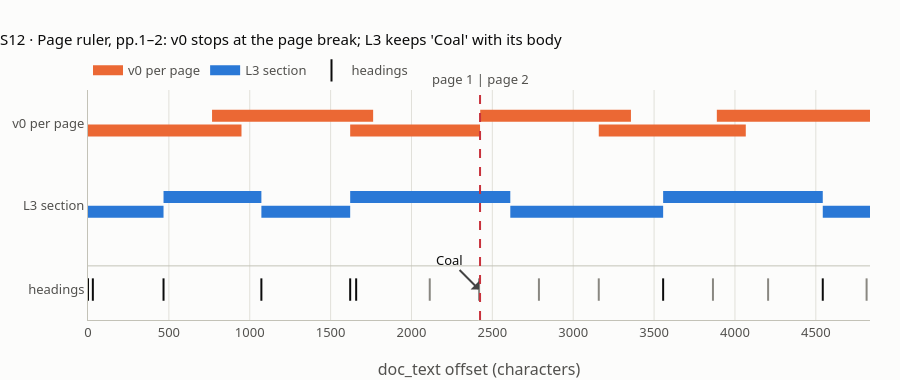

The notebook cell saved with this chart:
### Markdown cell above
## 12 · Containment: what each arm keeps together

**What this verifies** (lesson `#s1` and `#s10`; I2_FACTS S12).
- **"Coal"** (the heading at the end of page 1) and its first body line (top of page 2): in one chunk under L3 (chunk 3, pages 1–2), never under v0.
- **The PPP sentence** at doc `[26866, 26997)`, cut by the 12→13 page break: whole in one chunk in every arm except v0, and the structure arms say where it sits (the path).

The chart is the **page ruler** for pages 1–2: v0's chunks stop at the page break (with 200-character overlaps inside each page); L3's chunks follow the sections and run across it. Hover a bar for its chunk.

### Code cell
def holder(ch, a, b):
    return [i for i, c in enumerate(ch) if c["a"] <= a and b <= c["b"]]


cbody = T.find("Coal is the most carbon-intensive", coal["end"])
h_v0, h_l3 = holder(v0, coal["start"], cbody + 30), holder(L3, coal["start"], cbody + 30)
check("S12 'Coal' + its first body line in one chunk: v0, L3", [bool(h_v0), bool(h_l3)], [False, True])
check("S12 L3 chunk that holds it: id, pages", [h_l3[0], [p for p, _, _ in L3[h_l3[0]]["page_segments"]]], [3, [1, 2]])

ppp_a = T.find("Public-\nprivate partnerships (PPPs) can leverage")
ppp_b = T.find("climate solutions.", ppp_a) + len("climate solutions.")
check("S12 PPP sentence: doc [a, b), pages", [ppp_a, ppp_b, page_of(starts, ppp_a), page_of(starts, ppp_b)], [26866, 26997, 12, 13])
check("S12 PPP sentence text", T[ppp_a:ppp_b],
      "Public-\nprivate partnerships (PPPs) can leverage resources, expertise, and innovation to implement \n\nlarge-scale climate solutions.")
P8 = "Chapter 8: Future Directions and Innovations"
EXP12 = {"v0 per page": None, "cross-page control": "-", "L2 chapter": P8, "L3 section": f"{P8} > Policy and Governance",
         "L4 sub-section": f"{P8} > Policy and Governance > Public-Private Partnerships",
         "L4 + merge 400": f"{P8} > Policy and Governance > Public-Private Partnerships", "L3 size-only": f"{P8} > Policy and Governance"}
for name, ch in ARMS.items():
    hh = holder(ch, ppp_a, ppp_b)
    got = (" > ".join(ch[hh[0]].get("path", [])[1:]) or "-") if hh else None
    check(f"S12 whole PPP sentence in one chunk, {name}: path (None = not in one chunk)", got, EXP12[name])

# the page ruler, pages 1-2
end2 = starts[2] - 1
fig = go.Figure()
for row, (name, ch, colour) in enumerate((("v0 per page", v0, ORANGE), ("L3 section", L3, BLUE))):
    y0 = 2 - 1.2 * row
    for i, c in enumerate(ch):
        if c["a"] >= end2:
            continue
        y = y0 + (0.22 if i % 2 else 0)
        fig.add_scatter(x=[c["a"], min(c["b"], end2)], y=[y, y], mode="lines", line=dict(color=colour, width=12),
                        name=name, legendgroup=name, showlegend=(i == 0),
                        hovertemplate=f"{name} chunk {i}: [{c['a']}, {c['b']}) {c['b'] - c['a']} chars<extra></extra>")
hs = [x for x in HEADS if x["start"] < end2]
fig.add_scatter(x=[x["start"] for x in hs], y=[-0.35] * len(hs), mode="markers", name="headings",
                marker=dict(symbol="line-ns", size=16, line=dict(width=2, color=[INK if x["level"] < 4 else MUTED for x in hs])),
                text=[f"L{x['level']} {x['title']}" for x in hs], hovertemplate="%{text} @%{x}<extra></extra>")
fig.add_vline(x=starts[1] - 1, line=dict(color=RED, dash="dash", width=2), annotation_text="page 1 | page 2",
              annotation_position="top")
fig.add_annotation(x=coal["start"], y=-0.35, text="Coal", showarrow=True, ay=-30, ax=-30, font=dict(color=INK))
fig.update_layout(title="S12 · Page ruler, pp.1–2: v0 stops at the page break; L3 keeps 'Coal' with its body",
                  height=380, xaxis=dict(title="doc_text offset (characters)", range=[0, end2]),
                  yaxis=dict(tickvals=[2.1, 0.9, -0.35], ticktext=["v0 per page", "L3 section", "headings"], range=[-0.8, 2.6],
                             showgrid=False))
fig.show()

### Figure 1 — Plotly figure (JSON) as saved in the notebook; plotly's stock layout.template omitted (floating-point values rounded to 4 significant figures)
{"data": [{"hovertemplate": "v0 per page chunk 0: [0, 949) 949 chars<extra></extra>", "legendgroup": "v0 per page", "line": {"color": "#eb6834", "width": 12}, "mode": "lines", "name": "v0 per page", "showlegend": true, "x": [0, 949], "y": [2.0, 2.0], "type": "scatter"}, {"hovertemplate": "v0 per page chunk 1: [767, 1763) 996 chars<extra></extra>", "legendgroup": "v0 per page", "line": {"color": "#eb6834", "width": 12}, "mode": "lines", "name": "v0 per page", "showlegend": false, "x": [767, 1763], "y": [2.22, 2.22], "type": "scatter"}, {"hovertemplate": "v0 per page chunk 2: [1621, 2424) 803 chars<extra></extra>", "legendgroup": "v0 per page", "line": {"color": "#eb6834", "width": 12}, "mode": "lines", "name": "v0 per page", "showlegend": false, "x": [1621, 2424], "y": [2.0, 2.0], "type": "scatter"}, {"hovertemplate": "v0 per page chunk 3: [2425, 3357) 932 chars<extra></extra>", "legendgroup": "v0 per page", "line": {"color": "#eb6834", "width": 12}, "mode": "lines", "name": "v0 per page", "showlegend": false, "x": [2425, 3357], "y": [2.22, 2.22], "type": "scatter"}, {"hovertemplate": "v0 per page chunk 4: [3158, 4067) 909 chars<extra></extra>", "legendgroup": "v0 per page", "line": {"color": "#eb6834", "width": 12}, "mode": "lines", "name": "v0 per page", "showlegend": false, "x": [3158, 4067], "y": [2.0, 2.0], "type": "scatter"}, {"hovertemplate": "v0 per page chunk 5: [3888, 4835) 947 chars<extra></extra>", "legendgroup": "v0 per page", "line": {"color": "#eb6834", "width": 12}, "mode": "lines", "name": "v0 per page", "showlegend": false, "x": [3888, 4835], "y": [2.22, 2.22], "type": "scatter"}, {"hovertemplate": "L3 section chunk 0: [0, 467) 467 chars<extra></extra>", "legendgroup": "L3 section", "line": {"color": "#2a78d6", "width": 12}, "mode": "lines", "name": "L3 section", "showlegend": true, "x": [0, 467], "y": [0.8, 0.8], "type": "scatter"}, {"hovertemplate": "L3 section chunk 1: [467, 1072) 605 chars<extra></extra>", "legendgroup": "L3 section", "line": {"color": "#2a78d6", "width": 12}, "mode": "lines", "name": "L3 section", "showlegend": false, "x": [467, 1072], "y": [1.02, 1.02], "type": "scatter"}, {"hovertemplate": "L3 section chunk 2: [1072, 1621) 549 chars<extra></extra>", "legendgroup": "L3 section", "line": {"color": "#2a78d6", "width": 12}, "mode": "lines", "name": "L3 section", "showlegend": false, "x": [1072, 1621], "y": [0.8, 0.8], "type": "scatter"}, {"hovertemplate": "L3 section chunk 3: [1621, 2611) 990 chars<extra></extra>", "legendgroup": "L3 section", "line": {"color": "#2a78d6", "width": 12}, "mode": "lines", "name": "L3 section", "showlegend": false, "x": [1621, 2611], "y": [1.02, 1.02], "type": "scatter"}, {"hovertemplate": "L3 section chunk 4: [2611, 3556) 945 chars<extra></extra>", "legendgroup": "L3 section", "line": {"color": "#2a78d6", "width": 12}, "mode": "lines", "name": "L3 section", "showlegend": false, "x": [2611, 3556], "y": [0.8, 0.8], "type": "scatter"}, {"hovertemplate": "L3 section chunk 5: [3556, 4543) 987 chars<extra></extra>", "legendgroup": "L3 section", "line": {"color": "#2a78d6", "width": 12}, "mode": "lines", "name": "L3 section", "showlegend": false, "x": [3556, 4543], "y": [1.02, 1.02], "type": "scatter"}, {"hovertemplate": "L3 section chunk 6: [4543, 5088) 545 chars<extra></extra>", "legendgroup": "L3 section", "line": {"color": "#2a78d6", "width": 12}, "mode": "lines", "name": "L3 section", "showlegend": false, "x": [4543, 4835], "y": [0.8, 0.8], "type": "scatter"}, {"hovertemplate": "%{text} @%{x}<extra></extra>", "marker": {"line": {"color": ["#0b0b0b", "#0b0b0b", "#0b0b0b", "#0b0b0b", "#0b0b0b", "#0b0b0b", "#898781", "#898781", "#898781", "#898781", "#0b0b0b", "#898781", "#898781", "#0b0b0b", "#898781"], "width": 2}, "size": 16, "symbol": "line-ns"}, "mode": "markers", "name": "headings", "text": ["L1 Understanding Climate Change", "L2 Chapter 1: Introduction to Climate Change", "L3 Historical Context", "L3 Modern Observations", "L2 Chapter 2: Causes of Climate Change", "L3 Greenhouse Gases", "L4 Fossil Fuels", "L4 Coal", "L4 Oil", "L4 Natural Gas", "L3 Deforestation", "L4 Tropical Deforestation", "L4 Boreal Forests", "L3 Agriculture", "L4 Livestock Emissions"], "x": [0, 30, 467, 1072, 1621, 1658, 2113, 2418, 2788, 3158, 3556, 3864, 4205, 4543, 4814], "y": [-0.35, -0.35, -0.35, -0.35, -0.35, -0.35, -0.35, -0.35, -0.35, -0.35, -0.35, -0.35, -0.35, -0.35, -0.35], "type": "scatter"}], "layout": {"shapes": [{"line": {"color": "#c8323c", "dash": "dash", "width": 2}, "type": "line", "x0": 2424, "x1": 2424, "xref": "x", "y0": 0, "y1": 1, "yref": "y domain"}], "annotations": [{"showarrow": false, "text": "page 1 | page 2", "x": 2424, "xanchor": "center", "xref": "x", "y": 1, "yanchor": "bottom", "yref": "y domain"}, {"ax": -30, "ay": -30, "font": {"color": "#0b0b0b"}, "showarrow": true, "text": "Coal", "x": 2418, "y": -0.35}], "xaxis": {"title": {"text": "doc_text offset (characters)"}, "range": [0, 4835]}, "yaxis": {"tickvals": [2.1, 0.9, -0.35], "ticktext": ["v0 per page", "L3 section", "headings"], "range": [-0.8, 2.6], "showgrid": false}, "title": {"text": "S12 · Page ruler, pp.1–2: v0 stops at the page break; L3 keeps 'Coal' with its body"}, "height": 380}}
